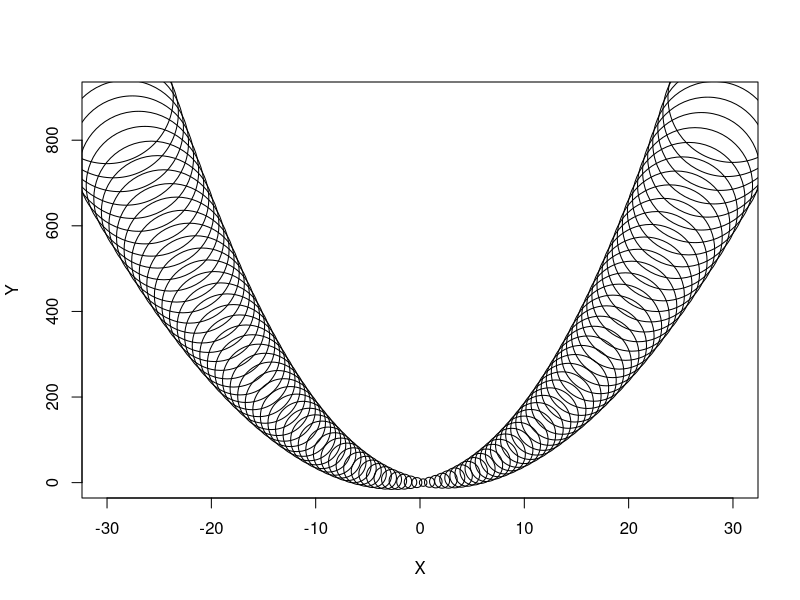

This figure's R source:
# Генерация данных для параболы
x <- seq(-30, 30, length.out = 100)
y <- x^2

# Создание пустого графика
plot(x, y, type = "n", xlab = "X", ylab = "Y")

# Добавление окружностей, увеличивающихся в размере от вершины к низу с увеличением размера на концах
for(i in 1:length(x)){
  points(x[i], x[i]^2, col = "black", cex = 1 + abs(i - 51)/3)
}
